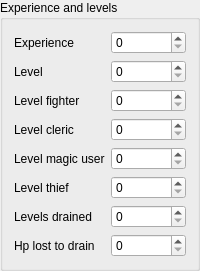
               <widget class="QGroupBox" name="box_levels">
                <property name="title">
                 <string>Experience and levels</string>
                </property>
                <layout class="QFormLayout" name="form_levels">
                 <item row="0" column="0">
                  <widget class="QLabel" name="label_experience">
                   <property name="text">
                    <string>Experience</string>
                   </property>
                  </widget>
                 </item>
                 <item row="0" column="1">
                  <widget class="QSpinBox" name="field_experience">
                   <property name="minimum">
                    <number>0</number>
                   </property>
                   <property name="maximum">
                    <number>16777215</number>
                   </property>
                  </widget>
                 </item>
                 <item row="1" column="0">
                  <widget class="QLabel" name="label_level">
                   <property name="text">
                    <string>Level</string>
                   </property>
                  </widget>
                 </item>
                 <item row="1" column="1">
                  <widget class="QSpinBox" name="field_level">
                   <property name="minimum">
                    <number>0</number>
                   </property>
                   <property name="maximum">
                    <number>255</number>
                   </property>
                  </widget>
                 </item>
                 <item row="2" column="0">
                  <widget class="QLabel" name="label_level_fighter">
                   <property name="text">
                    <string>Level fighter</string>
                   </property>
                  </widget>
                 </item>
                 <item row="2" column="1">
                  <widget class="QSpinBox" name="field_level_fighter">
                   <property name="minimum">
                    <number>0</number>
                   </property>
                   <property name="maximum">
                    <number>255</number>
                   </property>
                  </widget>
                 </item>
                 <item row="3" column="0">
                  <widget class="QLabel" name="label_level_cleric">
                   <property name="text">
                    <string>Level cleric</string>
                   </property>
                  </widget>
                 </item>
                 <item row="3" column="1">
                  <widget class="QSpinBox" name="field_level_cleric">
                   <property name="minimum">
                    <number>0</number>
                   </property>
                   <property name="maximum">
                    <number>255</number>
                   </property>
                  </widget>
                 </item>
                 <item row="4" column="0">
                  <widget class="QLabel" name="label_level_magic_user">
                   <property name="text">
                    <string>Level magic user</string>
                   </property>
                  </widget>
                 </item>
                 <item row="4" column="1">
                  <widget class="QSpinBox" name="field_level_magic_user">
                   <property name="minimum">
                    <number>0</number>
                   </property>
                   <property name="maximum">
                    <number>255</number>
                   </property>
                  </widget>
                 </item>
                 <item row="5" column="0">
                  <widget class="QLabel" name="label_level_thief">
                   <property name="text">
                    <string>Level thief</string>
                   </property>
                  </widget>
                 </item>
                 <item row="5" column="1">
                  <widget class="QSpinBox" name="field_level_thief">
                   <property name="minimum">
                    <number>0</number>
                   </property>
                   <property name="maximum">
                    <number>255</number>
                   </property>
                  </widget>
                 </item>
                 <item row="6" column="0">
                  <widget class="QLabel" name="label_levels_drained">
                   <property name="text">
                    <string>Levels drained</string>
                   </property>
                  </widget>
                 </item>
                 <item row="6" column="1">
                  <widget class="QSpinBox" name="field_levels_drained">
                   <property name="minimum">
                    <number>0</number>
                   </property>
                   <property name="maximum">
                    <number>255</number>
                   </property>
                  </widget>
                 </item>
                 <item row="7" column="0">
                  <widget class="QLabel" name="label_hp_lost_to_drain">
                   <property name="text">
                    <string>Hp lost to drain</string>
                   </property>
                  </widget>
                 </item>
                 <item row="7" column="1">
                  <widget class="QSpinBox" name="field_hp_lost_to_drain">
                   <property name="minimum">
                    <number>0</number>
                   </property>
                   <property name="maximum">
                    <number>255</number>
                   </property>
                  </widget>
                 </item>
                </layout>
               </widget>
